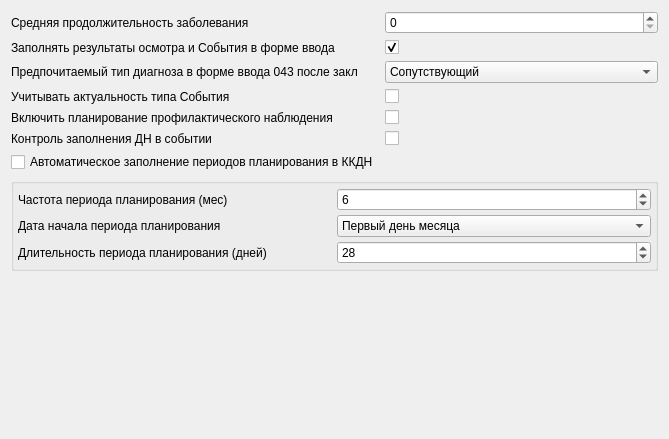
<?xml version="1.0" encoding="UTF-8"?>
<ui version="4.0">
 <class>eventPage</class>
 <widget class="QWidget" name="eventPage">
  <property name="geometry">
   <rect>
    <x>0</x>
    <y>0</y>
    <width>669</width>
    <height>439</height>
   </rect>
  </property>
  <property name="windowTitle">
   <string>Ввод обращений</string>
  </property>
  <property name="toolTip">
   <string>Ввод обращений</string>
  </property>
  <layout class="QGridLayout" name="gridLayout">
   <item row="0" column="0">
    <widget class="QLabel" name="lblAverageDuration">
     <property name="sizePolicy">
      <sizepolicy hsizetype="Preferred" vsizetype="Preferred">
       <horstretch>0</horstretch>
       <verstretch>0</verstretch>
      </sizepolicy>
     </property>
     <property name="text">
      <string>Средняя продолжительность заболевания</string>
     </property>
     <property name="buddy">
      <cstring>edtAverageDuration</cstring>
     </property>
    </widget>
   </item>
   <item row="0" column="1">
    <widget class="QSpinBox" name="edtAverageDuration">
     <property name="sizePolicy">
      <sizepolicy hsizetype="Preferred" vsizetype="Fixed">
       <horstretch>0</horstretch>
       <verstretch>0</verstretch>
      </sizepolicy>
     </property>
    </widget>
   </item>
   <item row="2" column="1">
    <widget class="QComboBox" name="cmbDiagnosisTypeAfterFinalForm043">
     <item>
      <property name="text">
       <string>Сопутствующий</string>
      </property>
     </item>
     <item>
      <property name="text">
       <string>Основной</string>
      </property>
     </item>
    </widget>
   </item>
   <item row="1" column="0">
    <widget class="QLabel" name="lblFillDiagnosticsEventsResults">
     <property name="text">
      <string>Заполнять результаты осмотра и События в форме ввода</string>
     </property>
    </widget>
   </item>
   <item row="2" column="0">
    <widget class="QLabel" name="lblDiagnosisTypeAfterFinalForm043">
     <property name="text">
      <string>Предпочитаемый тип диагноза в форме ввода 043 после закл</string>
     </property>
    </widget>
   </item>
   <item row="5" column="1">
    <widget class="QCheckBox" name="chkCheckDispanserObservation">
     <property name="sizePolicy">
      <sizepolicy hsizetype="Preferred" vsizetype="Fixed">
       <horstretch>0</horstretch>
       <verstretch>0</verstretch>
      </sizepolicy>
     </property>
     <property name="text">
      <string/>
     </property>
    </widget>
   </item>
   <item row="3" column="1">
    <widget class="QCheckBox" name="chkEventTypeActive">
     <property name="sizePolicy">
      <sizepolicy hsizetype="Preferred" vsizetype="Fixed">
       <horstretch>0</horstretch>
       <verstretch>0</verstretch>
      </sizepolicy>
     </property>
     <property name="text">
      <string/>
     </property>
    </widget>
   </item>
   <item row="4" column="1">
    <widget class="QCheckBox" name="chkSurveillancePlanningDialog">
     <property name="sizePolicy">
      <sizepolicy hsizetype="Preferred" vsizetype="Fixed">
       <horstretch>0</horstretch>
       <verstretch>0</verstretch>
      </sizepolicy>
     </property>
     <property name="text">
      <string/>
     </property>
    </widget>
   </item>
   <item row="3" column="0">
    <widget class="QLabel" name="lblEventTypeActive">
     <property name="text">
      <string>Учитывать актуальность типа События</string>
     </property>
    </widget>
   </item>
   <item row="1" column="1">
    <widget class="QCheckBox" name="chkFillDiagnosticsEventsResults">
     <property name="sizePolicy">
      <sizepolicy hsizetype="Preferred" vsizetype="Fixed">
       <horstretch>0</horstretch>
       <verstretch>0</verstretch>
      </sizepolicy>
     </property>
     <property name="text">
      <string/>
     </property>
     <property name="checked">
      <bool>true</bool>
     </property>
    </widget>
   </item>
   <item row="4" column="0">
    <widget class="QLabel" name="lblSurveillancePlanningDialog">
     <property name="text">
      <string>Включить планирование профилактического наблюдения</string>
     </property>
    </widget>
   </item>
   <item row="6" column="0">
    <widget class="QCheckBox" name="chkPlanningParam">
     <property name="layoutDirection">
      <enum>Qt::LeftToRight</enum>
     </property>
     <property name="text">
      <string>Автоматическое заполнение периодов планирования в ККДН</string>
     </property>
    </widget>
   </item>
   <item row="5" column="0">
    <widget class="QLabel" name="lblCheckDispanserObservation">
     <property name="text">
      <string>Контроль заполнения ДН в событии</string>
     </property>
    </widget>
   </item>
   <item row="7" column="0" colspan="2">
    <widget class="QGroupBox" name="grbParam">
     <property name="enabled">
      <bool>true</bool>
     </property>
     <property name="sizePolicy">
      <sizepolicy hsizetype="Preferred" vsizetype="Preferred">
       <horstretch>0</horstretch>
       <verstretch>0</verstretch>
      </sizepolicy>
     </property>
     <property name="title">
      <string/>
     </property>
     <layout class="QGridLayout" name="gridLayout_2">
      <property name="margin">
       <number>4</number>
      </property>
      <property name="spacing">
       <number>4</number>
      </property>
      <item row="0" column="0">
       <widget class="QLabel" name="lblPlanningFreq">
        <property name="text">
         <string>Частота периода планирования (мес)</string>
        </property>
       </widget>
      </item>
      <item row="0" column="1">
       <widget class="QSpinBox" name="edtPlanningFreq">
        <property name="sizePolicy">
         <sizepolicy hsizetype="Preferred" vsizetype="Fixed">
          <horstretch>0</horstretch>
          <verstretch>0</verstretch>
         </sizepolicy>
        </property>
        <property name="minimum">
         <number>1</number>
        </property>
        <property name="maximum">
         <number>36</number>
        </property>
        <property name="singleStep">
         <number>1</number>
        </property>
        <property name="value">
         <number>6</number>
        </property>
       </widget>
      </item>
      <item row="1" column="0">
       <widget class="QLabel" name="lblPlanningBegDate">
        <property name="text">
         <string>Дата начала периода планирования</string>
        </property>
       </widget>
      </item>
      <item row="1" column="1">
       <widget class="QComboBox" name="cmbPlanningBegDate">
        <property name="sizePolicy">
         <sizepolicy hsizetype="Preferred" vsizetype="Fixed">
          <horstretch>0</horstretch>
          <verstretch>0</verstretch>
         </sizepolicy>
        </property>
        <item>
         <property name="text">
          <string>Первый день месяца</string>
         </property>
        </item>
        <item>
         <property name="text">
          <string>От текущей даты</string>
         </property>
        </item>
       </widget>
      </item>
      <item row="2" column="0">
       <widget class="QLabel" name="lblPlanningDuration">
        <property name="text">
         <string>Длительность периода планирования (дней)</string>
        </property>
       </widget>
      </item>
      <item row="2" column="1">
       <widget class="QSpinBox" name="edtPlanningDuration">
        <property name="sizePolicy">
         <sizepolicy hsizetype="Preferred" vsizetype="Fixed">
          <horstretch>0</horstretch>
          <verstretch>0</verstretch>
         </sizepolicy>
        </property>
        <property name="minimum">
         <number>1</number>
        </property>
        <property name="maximum">
         <number>99</number>
        </property>
        <property name="singleStep">
         <number>1</number>
        </property>
        <property name="value">
         <number>28</number>
        </property>
       </widget>
      </item>
     </layout>
    </widget>
   </item>
   <item row="8" column="0" colspan="2">
    <spacer name="verticalSpacer">
     <property name="orientation">
      <enum>Qt::Vertical</enum>
     </property>
     <property name="sizeHint" stdset="0">
      <size>
       <width>20</width>
       <height>40</height>
      </size>
     </property>
    </spacer>
   </item>
  </layout>
 </widget>
 <resources/>
 <connections/>
</ui>
